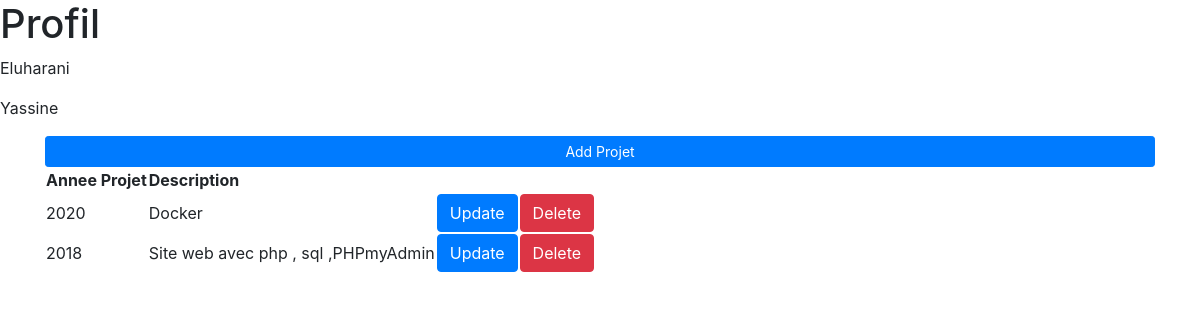
The page /profil/1/ (signed in) on the database as committed earlier.
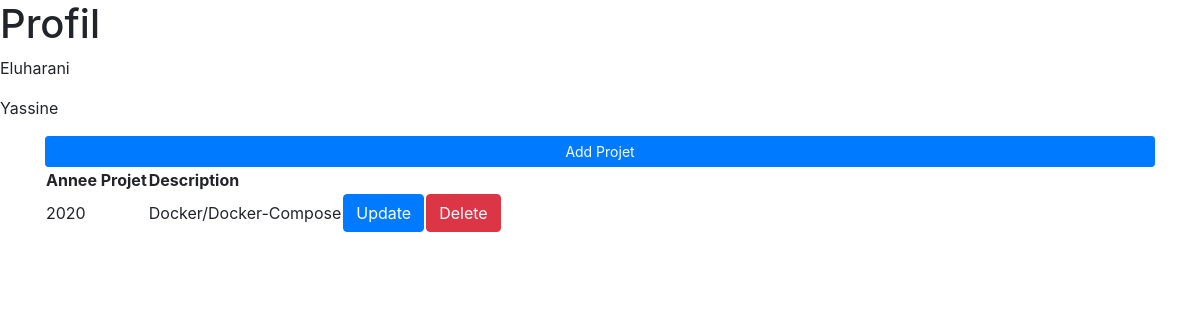
The same page on the database as committed later.
### Candidat/models.py (models this page shows, shortened)
class Profil(models.Model):
    SEX = (
        ('H','Homme'),
        ('F','Femme'),
    )
    STATUS = (
        ('C','célibataire'),
        ('M','marié(e)'),
        ('V','veuf(ve)'),
        ('D','divorcé(e)'),
    )
    nom = models.CharField(max_length=20 ,null=True)
    prenom = models.CharField(max_length=20 ,null=True)
    date_n = models.DateField(null=True)
    sex = models.CharField(max_length=1,choices=SEX ,null=True)
    status = models.CharField(max_length=1,choices=STATUS ,null=True)
    nationalite = models.CharField(max_length=20 ,null=True)
    pays = CountryField(blank_label='(select country)' ,null=True)
    ville = models.CharField(max_length=20 ,null=True)
    telephone = models.CharField(max_length=20 ,null=True)
    adresse = models.TextField(null=True,blank=True)
    linkdin = models.URLField(max_length=200,null=True,blank=True)

class Projet_realise(models.Model):
    profil = models.ForeignKey('Profil',on_delete=models.CASCADE ,null=True)
    annee_projet = models.IntegerField( null=True)
    description_projet = models.TextField(null=True,blank=True)

### Candidat/views.py (the view)
# urls.py: path('profil/<str:pk>/', views.profil, name="profil"),
@login_required(login_url='login')
def profil(request,pk):
    profil = Profil.objects.get(id=pk)
    projets = profil.projet_realise_set.all()
    context={
        'profil' :profil,
        'projets' :projets
    }
    return render(request ,'profil.html',context)

### templates/profil.html
{% extends 'base.html' %}
{% block content %}
    <h1>Profil</h1>
    <p>{{ profil.nom }}</p>
    <p>{{ profil.prenom }}</p>
    <div class='container'>
        <a class="btn btn-primary btn-sm btn-block" href="{% url 'create_projet' profil.id %}">Add Projet</a>
        <table>
            <tr>
                <th>Annee Projet</th>
                <th>Description</th>
            </tr>
        {% for projet in projets %}
            <tr>
                <td>{{ projet.annee_projet }}</td>
                <td>{{ projet.description_projet }}</td>
                <td><a class="btn btn-primary" href="{% url 'update_projet' projet.id %}">Update</a></td>
                <td><a class="btn btn-danger" href="{% url 'delete_projet' projet.id %}">Delete</a></td>
            </tr>
        {% endfor %}
        </table>
    </div>
{% endblock content %}

### templates/base.html (shortened to what this page needs)
{% load static %}
<!DOCTYPE html>
<html lang="en">
<head>
    <link rel="stylesheet" href="https://stackpath.bootstrapcdn.com/bootstrap/4.3.1/css/bootstrap.min.css">
</head>
<body>
    {% block content %}
    {% endblock %}
</body>
</html>

Rows that differ between the two databases and show on the page:
removed Projet_realise: annee_projet "2018", description_projet "Site web avec php , sql ,PHPmyAdmin"
changed Projet_realise: description_projet "Docker" → "Docker/Docker-Compose"
